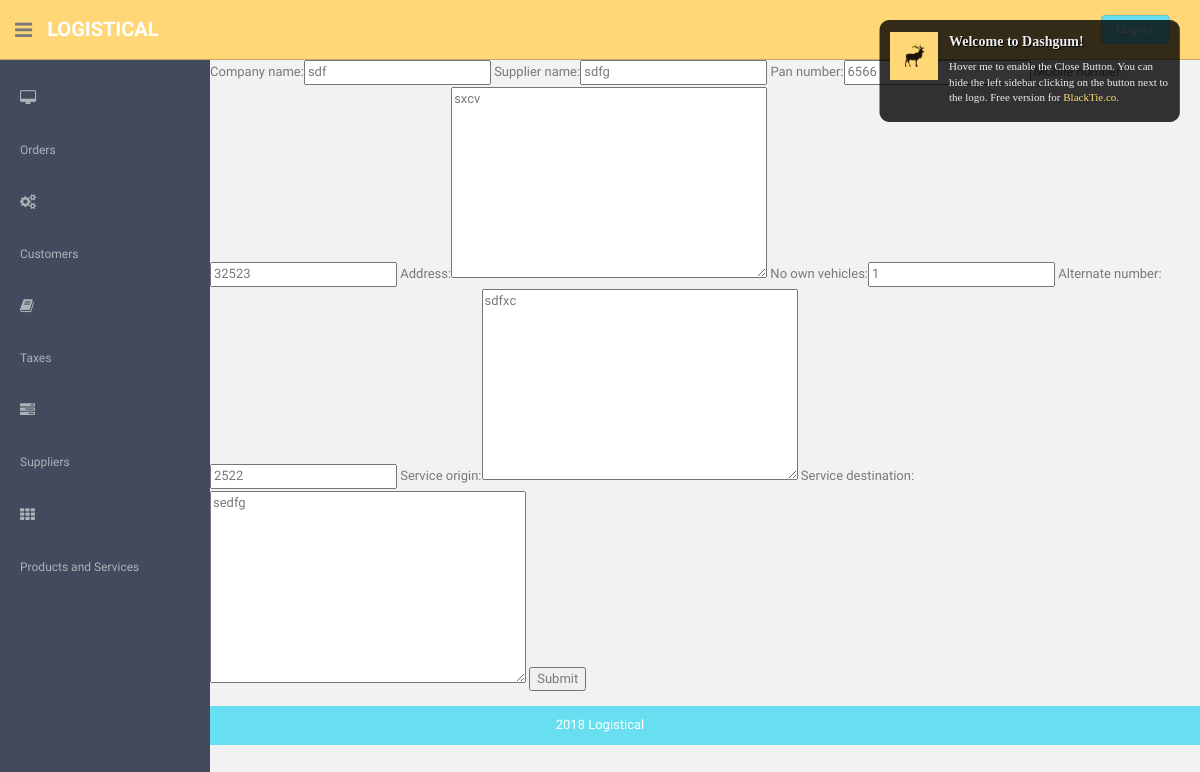
The page /suppliers/suppliers_form/edit/2/ (signed in) on the database as committed earlier.
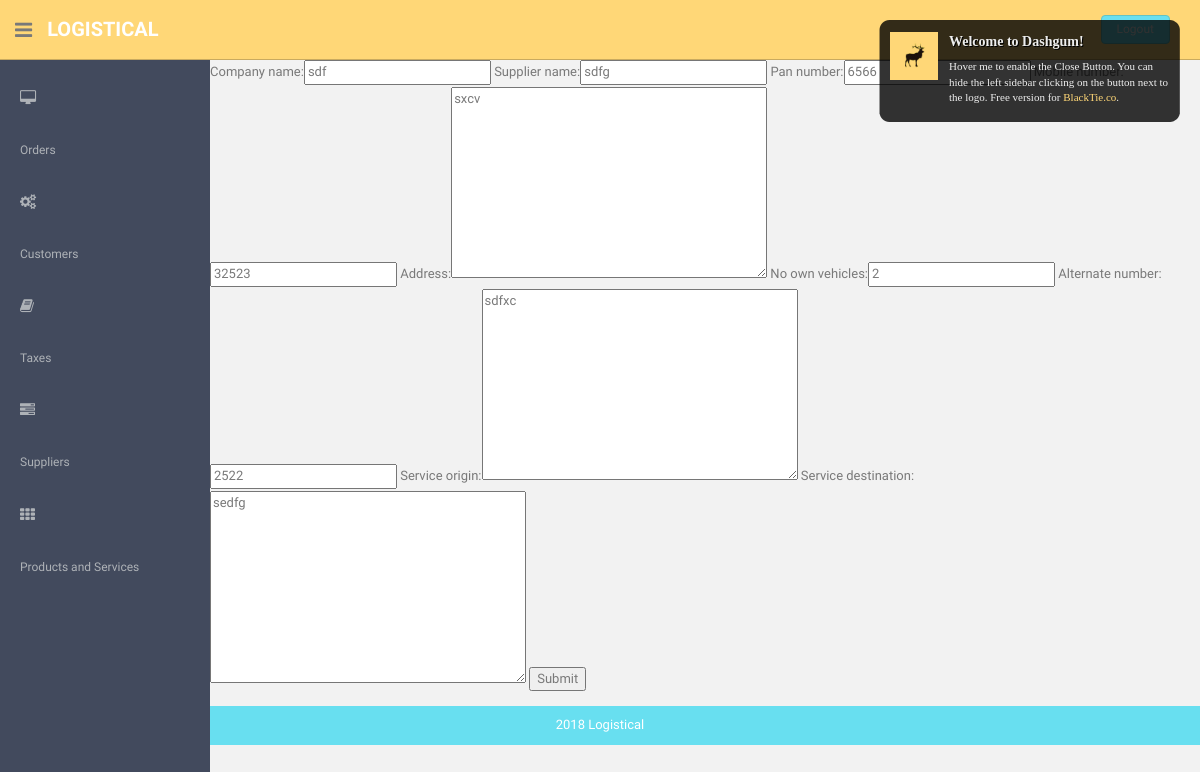
The same page on the database as committed later.
### Logistical/models.py (models this page shows)
class Suppliers(models.Model):
    company_name=models.CharField(max_length=256)
    supplier_name=models.CharField(max_length=256)
    pan_number=models.IntegerField()
    mobile_number=models.IntegerField()
    address=models.TextField()
    no_own_vehicles=models.IntegerField(default=1)
    alternate_number=models.IntegerField(default=mobile_number)
    service_origin=models.TextField()
    service_destination=models.TextField()

### Logistical/views.py (the view)
# urls.py: path('suppliers/suppliers_form/edit/<int:id>/', views.suppliers_form_edit),
@login_required(login_url='/login')
def suppliers_form_edit(request,id):
    print("checking")
    instance = get_object_or_404(Suppliers, id=id)
    print(instance)
    form = SuppliersForm(request.POST or None, instance=instance)
    if form.is_valid():
        form.save()
        return redirect(reverse('suppliers'))
    return render(request, 'suppliers_form.html', {'form': form})

### Logistical/forms.py
class SuppliersForm(ModelForm):
    class Meta:
        model=Suppliers;
        fields='__all__'

### Logistical/templates/suppliers_form.html (shortened to what this page needs)
{% extends 'base.html' %}
{% block content %}
 <form action="" method="post" enctype="multipart/form-data">
                {{ form }}
                <input type="submit" value="Submit"/>
            </form>
{% endblock %}

Rows that differ between the two databases and show on the page:
changed Suppliers "sdf": no_own_vehicles "1" → "2"
